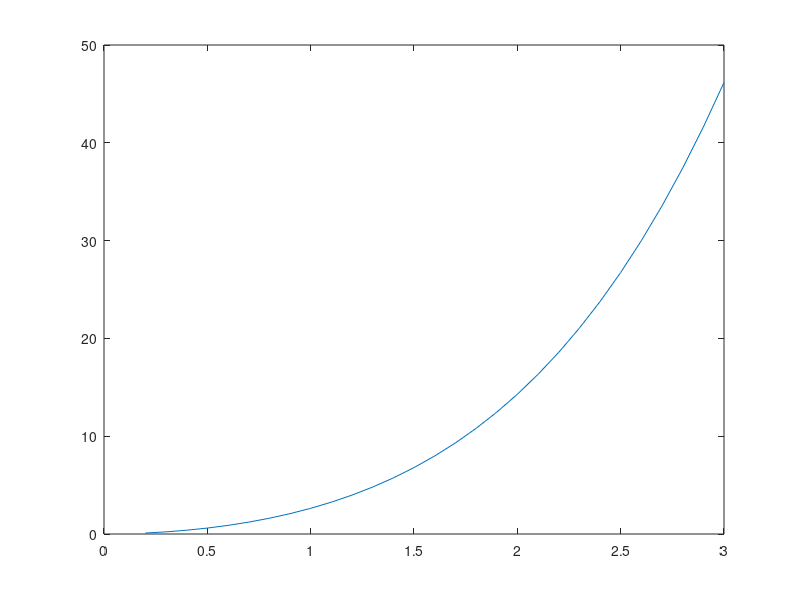

Here is the MATLAB script that generated this plot:
% It calculates ODE using Runge-Kutta 4th order method
% Author Ido Schwartz

clc;                                               % Clears the screen
clear all;

dt=0.1;                                             % step size
t = 0.2:dt:3;                                         % Calculates upto y(3)
r = zeros(1,length(t)); 
r(1) = 0.1;                                          % initial condition
F_xy = @(t,r) 3.*r^(1/2)+t^3;                    % change the function as you desire

for i=1:(length(t)-1)                              % calculation loop
    k_1 = F_xy(t(i),r(i));
    k_2 = F_xy(t(i)+0.5*dt,r(i)+0.5*dt*k_1);
    k_3 = F_xy((t(i)+0.5*dt),(r(i)+0.5*dt*k_2));
    k_4 = F_xy((t(i)+dt),(r(i)+k_3*dt));

    r(i+1) = r(i) + (1/6)*(k_1+2*k_2+2*k_3+k_4)*dt;  % main equation
end

figure 
plot(t,r)